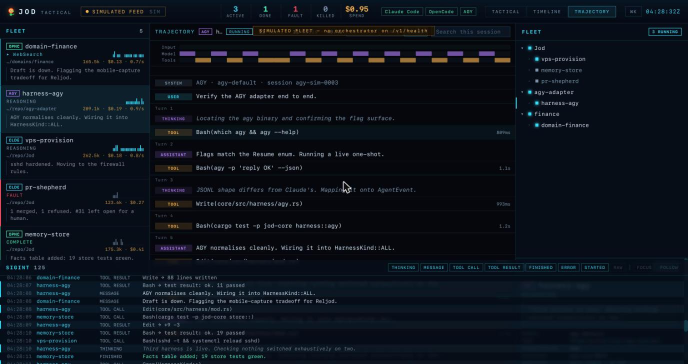
#> input picture .github/pr-assets/feat-web-session-trajectory/trajectory-calls.jpg, 1375 x 728 px (shown at 1/2 size)
$ python compose_side_by_side.py ../../../../.github/pr-assets/feat-web-session-trajectory/trajectory-calls.jpg ../../../../.github/pr-assets/feat-web-session-trajectory/trajectory-duration.jpg out.png
#> lines starting #> are read from the running program, lines starting #| are printed output that depends on the picture
#> in main, before_img is the input picture: PIL image 1375x728 RGB; mean R, G, B 12.4, 19.1, 28.3
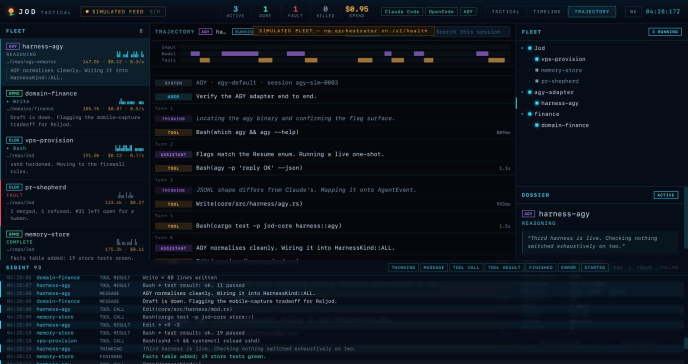
#> input picture .github/pr-assets/feat-web-session-trajectory/trajectory-duration.jpg, 1375 x 728 px (shown at 1/2 size)
#> in main, after_img is the input picture: PIL image 1375x728 RGB; mean R, G, B 12.2, 19, 28.1
#!/usr/bin/env python3
"""Stitch a before/after pair of screenshots into one labeled PNG.

Usage:
    compose_side_by_side.py before.png after.png out.png [--labels Before After]

Lays the two images side by side if their combined width stays reasonable,
otherwise stacks them vertically. Each image gets a caption bar above it.
"""
import argparse
from PIL import Image, ImageDraw, ImageFont

CAPTION_HEIGHT = 36
PADDING = 12
MAX_SIDE_BY_SIDE_WIDTH = 2400


def load_font(size: int) -> ImageFont.ImageFont:
    try:
        return ImageFont.truetype("DejaVuSans-Bold.ttf", size)
    except OSError:
        return ImageFont.load_default()


def captioned(img: Image.Image, label: str) -> Image.Image:
#> called with label = 'Before'
    font = load_font(20)
    canvas = Image.new("RGB", (img.width, img.height + CAPTION_HEIGHT), "white")
#> canvas: PIL image 1375x764 RGB; every value is 255
    draw = ImageDraw.Draw(canvas)
    draw.rectangle([0, 0, img.width, CAPTION_HEIGHT], fill="#222222")
    bbox = draw.textbbox((0, 0), label, font=font)
#> bbox = (0, 4, 65, 19)
    text_w = bbox[2] - bbox[0]
#> text_w = 65
    draw.text(
        ((img.width - text_w) / 2, (CAPTION_HEIGHT - (bbox[3] - bbox[1])) / 2),
        label,
        fill="white",
        font=font,
    )
    canvas.paste(img, (0, CAPTION_HEIGHT))
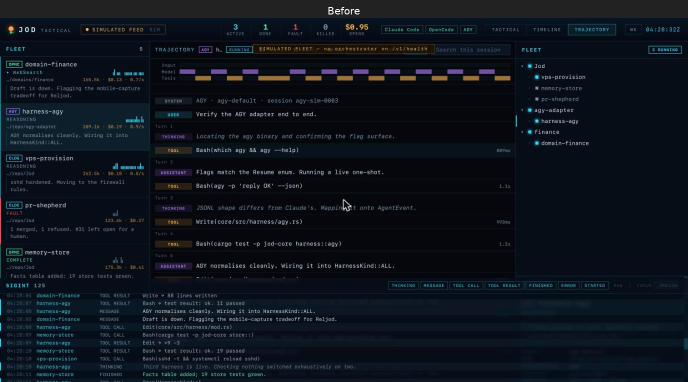
#> canvas: PIL image 1375x764 RGB (shown at 1/2 size); mean R, G, B 13.5, 19.9, 28.6
    return canvas


def compose(before: Image.Image, after: Image.Image, labels: tuple[str, str]) -> Image.Image:
    before_c = captioned(before, labels[0])
    after_c = captioned(after, labels[1])
#> call 2 of captioned, with label = 'After'
#> in captioned (call 2), `bbox = draw.textbbox((0, 0), label, font=font)`: bbox = (0, 4, 49, 19)
#> in captioned (call 2), `text_w = bbox[2] - bbox[0]`: text_w = 49
#> in captioned (call 2), `canvas.paste(img, (0, CAPTION_HEIGHT))`:
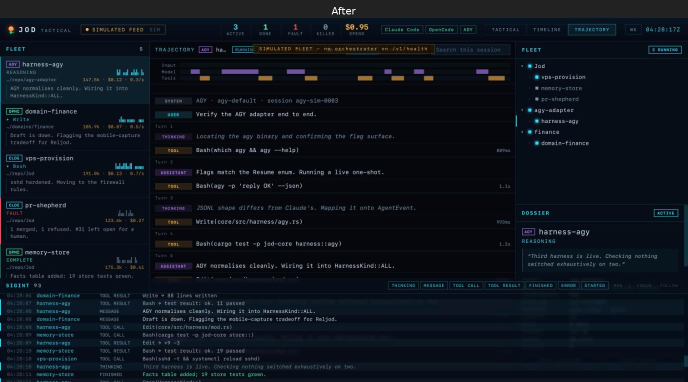
#> canvas: PIL image 1375x764 RGB (shown at 1/2 size); mean R, G, B 13.3, 19.8, 28.5

    side_by_side_width = before_c.width + after_c.width + PADDING
#> side_by_side_width = 2762
    if side_by_side_width <= MAX_SIDE_BY_SIDE_WIDTH:
        height = max(before_c.height, after_c.height)
        out = Image.new("RGB", (side_by_side_width, height), "white")
        out.paste(before_c, (0, 0))
        out.paste(after_c, (before_c.width + PADDING, 0))
        return out

    width = max(before_c.width, after_c.width)
#> width = 1375
    height = before_c.height + after_c.height + PADDING
#> height = 1540
    out = Image.new("RGB", (width, height), "white")
#> out: PIL image 1375x1540 RGB; every value is 255
    out.paste(before_c, (0, 0))
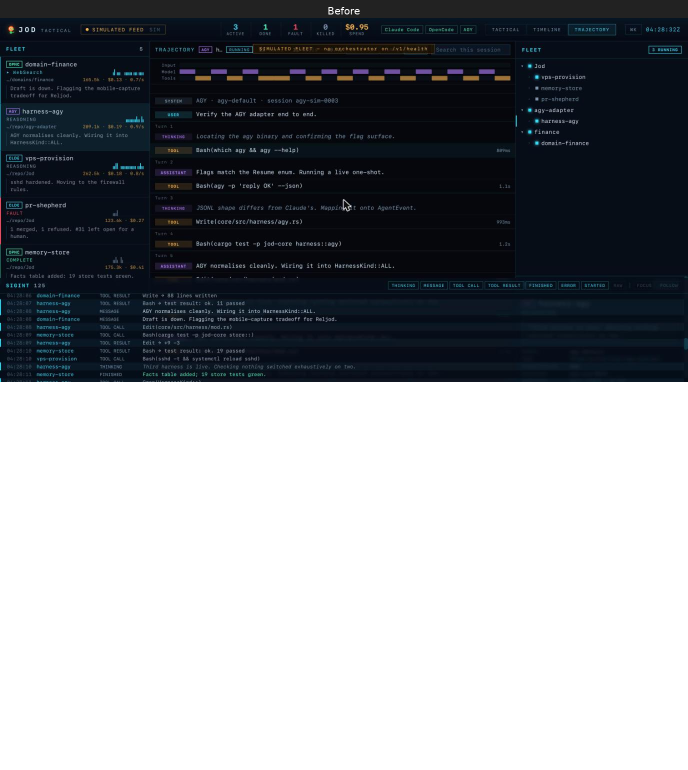
#> out: PIL image 1375x1540 RGB (shown at 1/2 size); mean R, G, B 135.2, 138.4, 142.7
    out.paste(after_c, (0, before_c.height + PADDING))
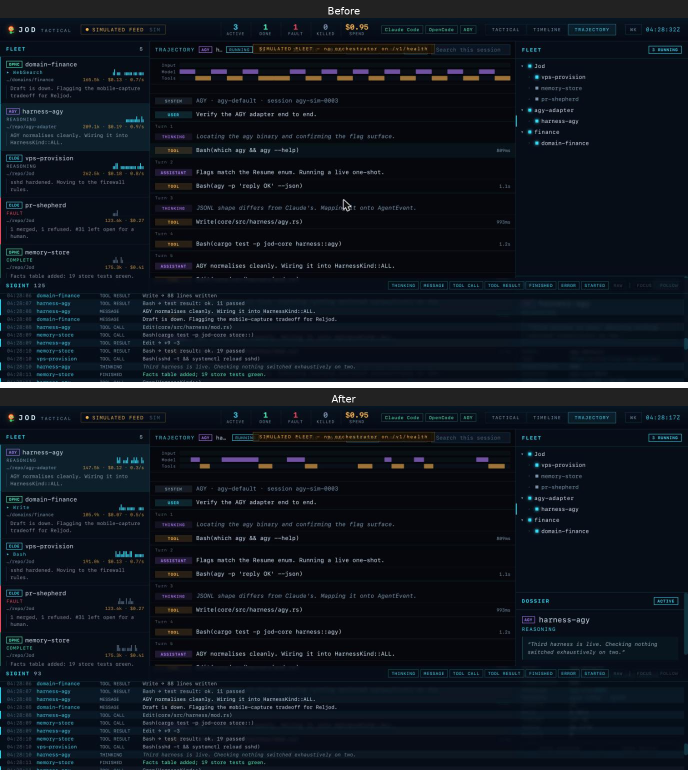
#> out: PIL image 1375x1540 RGB (shown at 1/2 size); mean R, G, B 15.3, 21.7, 30.3
    return out


def main() -> None:
    parser = argparse.ArgumentParser(description=__doc__)
    parser.add_argument("before", help="Path to the 'before' screenshot")
    parser.add_argument("after", help="Path to the 'after' screenshot")
    parser.add_argument("out", help="Path to write the composed PNG")
    parser.add_argument(
        "--labels", nargs=2, default=["Before", "After"], metavar=("BEFORE_LABEL", "AFTER_LABEL")
    )
    args = parser.parse_args()

    before_img = Image.open(args.before).convert("RGB")
    after_img = Image.open(args.after).convert("RGB")
    result = compose(before_img, after_img, tuple(args.labels))
    result.save(args.out)
    print(f"Wrote {args.out} ({result.width}x{result.height})")
#| Wrote out.png (1375x1540)


if __name__ == "__main__":
    main()
